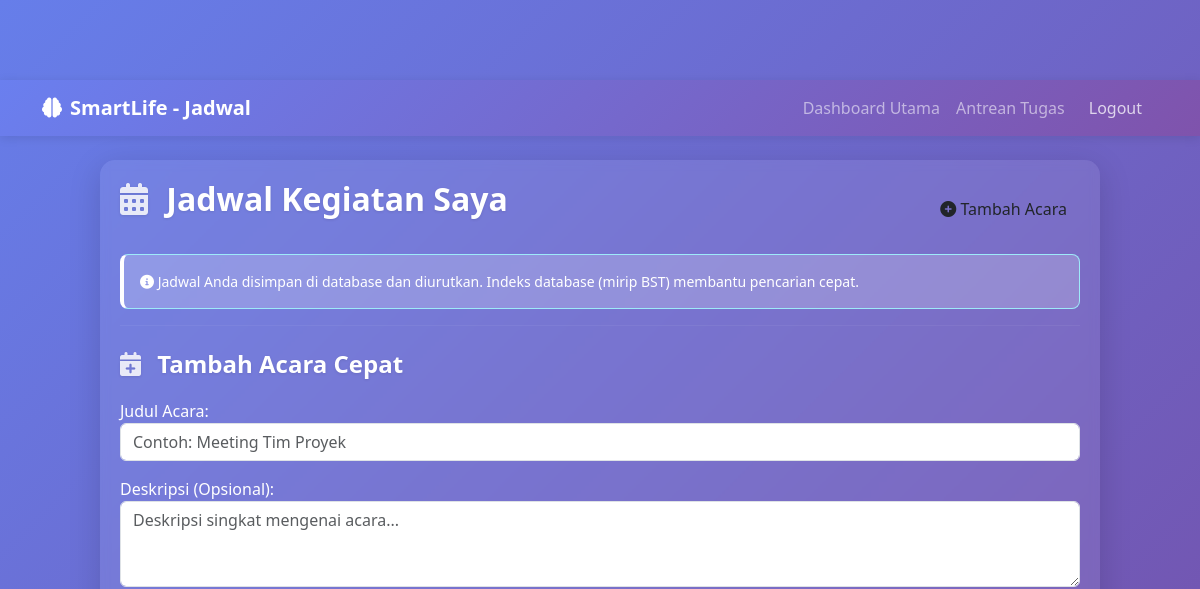
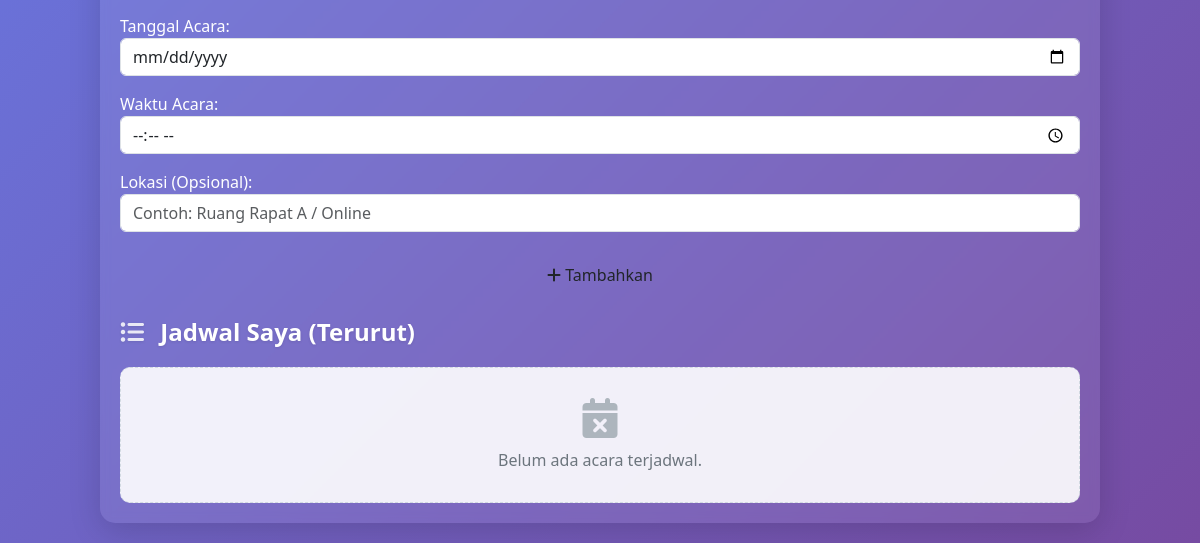
The page /jadwal-kegiatan/ (signed in) on the database as committed earlier (2 pictures, top to bottom).
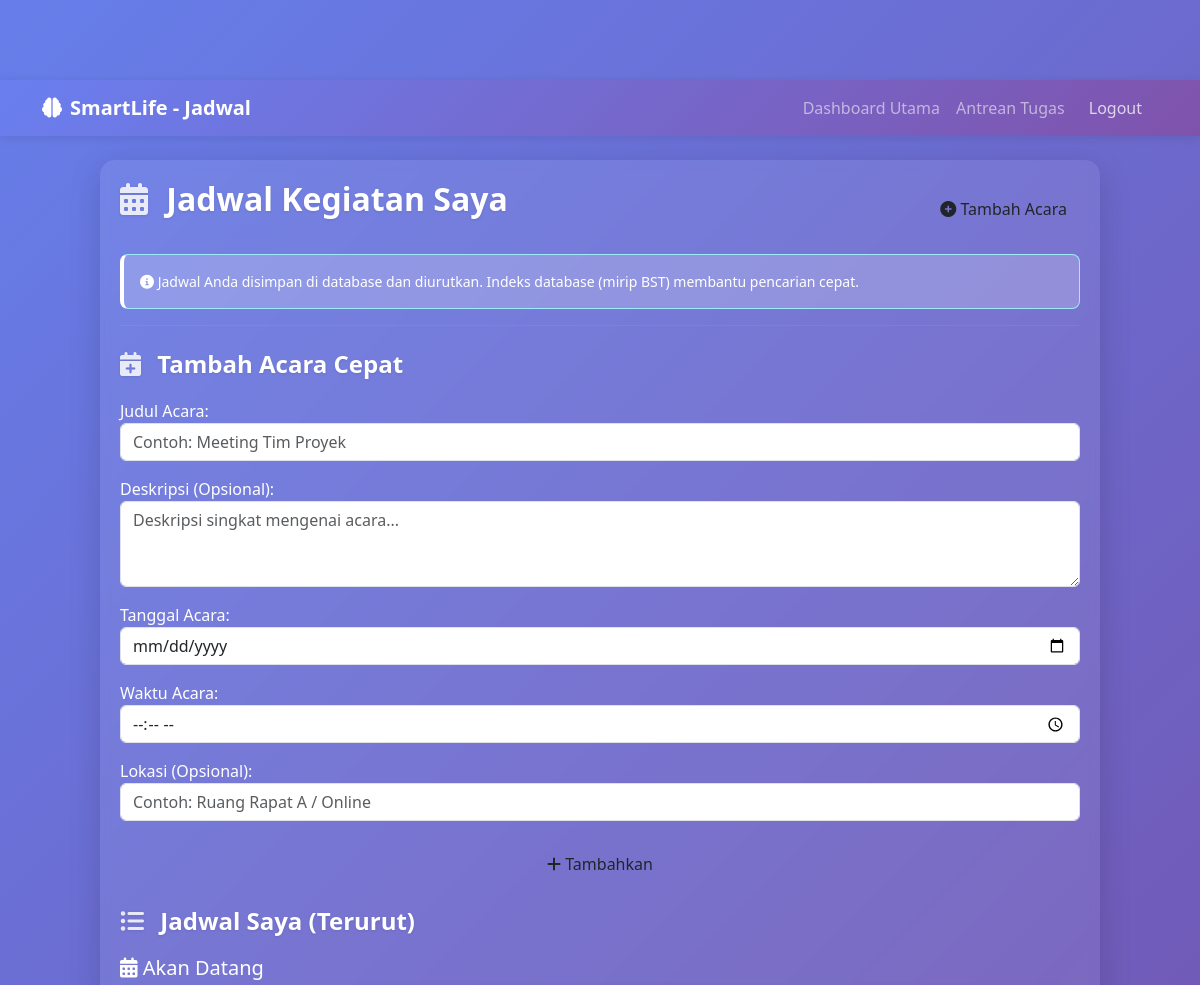
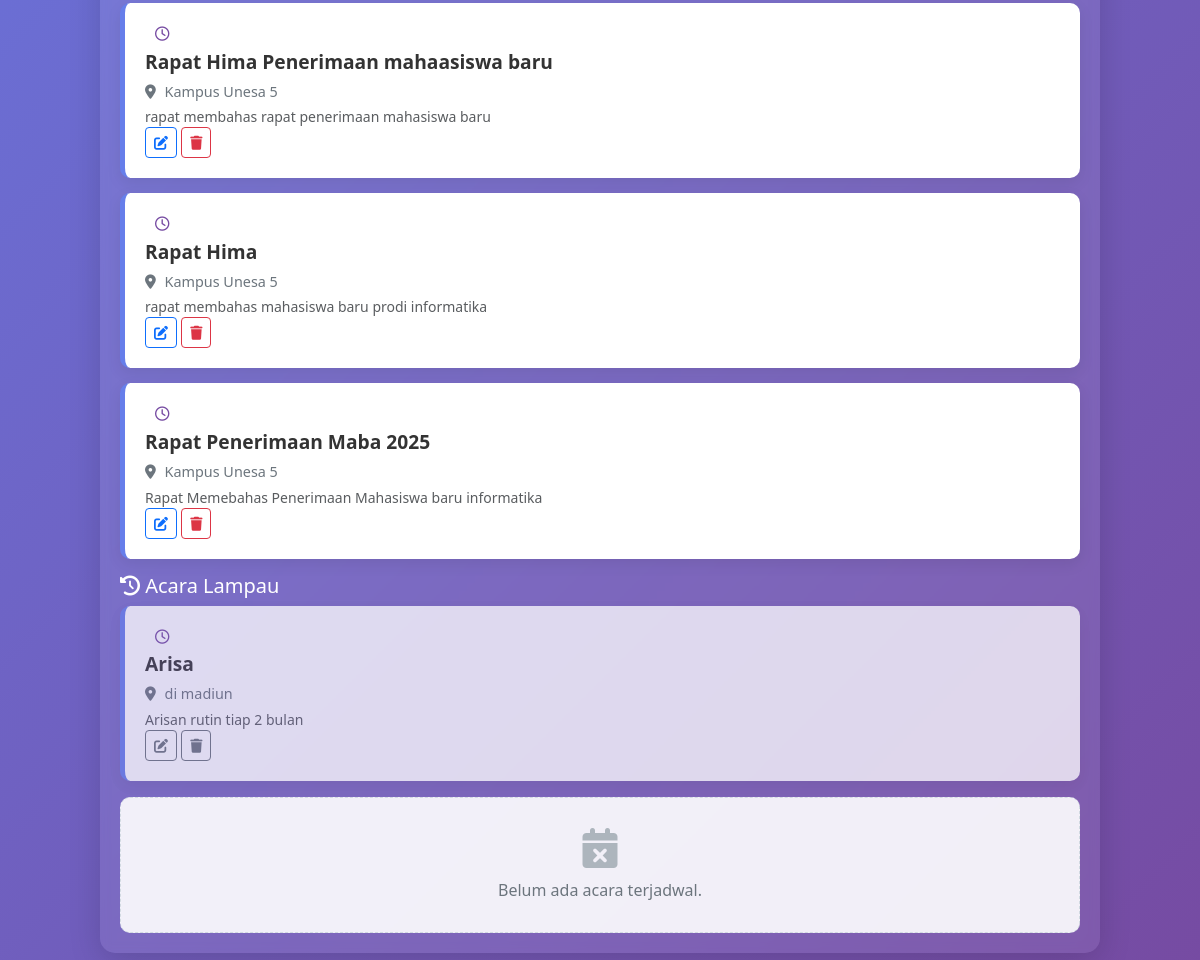
The same page on the database as committed later (2 pictures, top to bottom).
### schedule/models.py (models this page shows, shortened)
class Event(models.Model):
    user = models.ForeignKey(
        settings.AUTH_USER_MODEL,
        on_delete=models.CASCADE,
        related_name='schedule_events'  # related_name yang baik untuk akses dari objek user
    )
    title = models.CharField(max_length=200)
    description = models.TextField(blank=True, null=True)
    event_date = models.DateField()
    event_time = models.TimeField()
    location = models.CharField(max_length=200, blank=True, null=True)
    created_at = models.DateTimeField(default=timezone.now)  # Menggunakan timezone.now untuk datetime yang aware
    updated_at = models.DateTimeField(auto_now=True)
    class Meta:
        ordering = ['event_date', 'event_time']  # Urutkan berdasarkan tanggal dan waktu

### schedule/views.py (the view)
# urls.py: path('', views.schedule_list_view, name='schedule_list'),
@login_required
def schedule_list_view(request):
    if request.method == 'POST':
        form = EventForm(request.POST)
        if form.is_valid():
            event = form.save(commit=False)
            event.user = request.user
            event.save()
            messages.success(request, f"Acara '{event.title}' berhasil ditambahkan melalui form cepat.")
            return redirect('schedule:schedule_list')  # Redirect untuk membersihkan POST
        else:
            messages.error(request, "Gagal menambahkan acara melalui form cepat. Periksa input Anda.")
    else:
        form = EventForm()  # Form kosong untuk GET request atau jika POST gagal dan ingin form baru
    all_user_events = Event.objects.filter(user=request.user).order_by('event_date', 'event_time')
    today = date_obj.today()
    now_datetime = timezone.now()  # Waktu saat ini yang timezone-aware
    todays_events = []
    upcoming_events = []
    past_events = []
    for event in all_user_events:
        event_datetime_naive = datetime.combine(event.event_date, event.event_time)
        if timezone.is_naive(event_datetime_naive):
            event_datetime_aware = timezone.make_aware(event_datetime_naive, timezone.get_default_timezone())
        else:
            event_datetime_aware = event_datetime_naive
        if event.event_date == today:
            todays_events.append(event)
        elif event_datetime_aware > now_datetime:
            upcoming_events.append(event)
        else:
            past_events.append(event)
    context = {
        'title': 'Jadwal Kegiatan Saya',
        'form': form,  # Untuk form tambah cepat di halaman list
        'todays_events': todays_events,
        'upcoming_events': upcoming_events,
        'past_events': past_events,
        'struktur_data_info': "Jadwal Anda disimpan di database dan diurutkan. Indeks database (mirip BST) membantu pencarian cepat.",
        'today_date_display': today.strftime("%A, %d %B %Y")
    }
    return render(request, 'schedule/schedule_list_page.html', context)

### schedule/forms.py
class EventForm(forms.ModelForm):
    event_date = forms.DateField(
        widget=forms.DateInput(attrs={'type': 'date', 'class': 'form-control'}),
        label="Tanggal Acara"
    )
    event_time = forms.TimeField(
        widget=forms.TimeInput(attrs={'type': 'time', 'class': 'form-control'}),
        label="Waktu Acara"
    )
    title = forms.CharField(
        widget=forms.TextInput(attrs={'class': 'form-control', 'placeholder': 'Contoh: Meeting Tim Proyek'}),
        label="Judul Acara"
    )
    description = forms.CharField(
        widget=forms.Textarea(attrs={'class': 'form-control', 'rows': 3, 'placeholder': 'Deskripsi singkat mengenai acara...'}),
        required=False, # Deskripsi tidak wajib
        label="Deskripsi (Opsional)"
    )
    location = forms.CharField(
        widget=forms.TextInput(attrs={'class': 'form-control', 'placeholder': 'Contoh: Ruang Rapat A / Online'}),
        required=False, # Lokasi tidak wajib
        label="Lokasi (Opsional)"
    )
    class Meta:
        model = Event
        fields = ['title', 'description', 'event_date', 'event_time', 'location']

### templates/schedule/schedule_list_page.html (shortened to what this page needs)
{% load static %}
<!DOCTYPE html>
<html lang="id">
<head>
    <link href="https://cdnjs.cloudflare.com/ajax/libs/bootstrap/5.3.0/css/bootstrap.min.css" rel="stylesheet">
    <link href="https://cdnjs.cloudflare.com/ajax/libs/font-awesome/6.0.0/css/all.min.css" rel="stylesheet">
    <link rel="stylesheet" href="{% static 'css/schedule_styles.css' %}">
</head>
<body>
    <nav class="navbar navbar-expand-lg navbar-dark mb-4" style="background: linear-gradient(135deg, #6a7fef 0%, #7f53ac 100%); box-shadow: 0 2px 10px rgba(0,0,0,0.1);">
        <div class="container">
            <a class="navbar-brand fw-bold" href="{% url 'home' %}"> <i class="fas fa-brain me-2"></i>SmartLife - Jadwal
            </a>
            <div class="collapse navbar-collapse" id="navbarNavSchedule">
                <ul class="navbar-nav ms-auto">
                    {% if user.is_authenticated %}
                        <li class="nav-item">
                            <a class="nav-link" href="{% url 'users:dashboard' %}">Dashboard Utama</a>
                        </li>
                        <li class="nav-item">
                            <a class="nav-link" href="{% url 'tasks:task_queue' %}">Antrean Tugas</a>
                        </li>
                        <li class="nav-item">
                            <form action="{% url 'users:logout' %}" method="post" class="d-inline">
                                <button type="submit" class="btn btn-link nav-link" style="color: rgba(255,255,255,.75); text-decoration: none; background: none; border: none; padding: .5rem 1rem; cursor:pointer;">Logout</button>
                            </form>
                        </li>
                    {% else %}
                        <li class="nav-item">
                            <a class="nav-link" href="{% url 'users:login' %}">Login</a>
                        </li>
                    {% endif %}
                </ul>
            </div>
        </div>
    </nav>
    <div class="container schedule-page-container mt-4">
        <div class="d-flex justify-content-between align-items-center mb-3">
            <h2><i class="fas fa-calendar-alt"></i> {{ title|default:"Jadwal Kegiatan" }}</h2>
             <a href="{% url 'schedule:event_create' %}" class="btn btn-schedule-action"><i class="fas fa-plus-circle"></i> Tambah Acara</a>
        </div>
        {% if struktur_data_info %}
        <div class="alert alert-info small" role="alert">
            <i class="fas fa-info-circle"></i> {{ struktur_data_info }}
        </div>
        {% endif %}
        <hr class="mb-4" style="border-color: rgba(255,255,255,0.2);">
        <div class="row mb-4">
            <div class="col-12">
                 <div class="form-card"> <h4><i class="fas fa-calendar-plus"></i> Tambah Acara Cepat</h4>
                    <form method="post" action="{% url 'schedule:schedule_list' %}">
                        {{ form.as_p }}
                        <button type="submit" class="btn btn-schedule-action w-100 mt-2"><i class="fas fa-plus"></i> Tambahkan</button>
                    </form>
                </div>
            </div>
        </div>
        <div class="schedule-list-card"> <h4><i class="fas fa-list-ul"></i> Jadwal Saya (Terurut)</h4>
            {% if upcoming_events %}
                <h5 class="event-group-title"><i class="fas fa-calendar-alt"></i> Akan Datang</h5>
                {% for event in upcoming_events %}
                <div class="event-card">
                     <div class="event-info">
                        <div class="event-date-time">
                            <span class="event-time"><i class="far fa-clock"></i> {{ event.time|time:"H:i" }}</span>
                        </div>
                        <h5 class="event-title">{{ event.title }}</h5>
                        {% if event.location %}<p class="event-location mb-0"><i class="fas fa-map-marker-alt"></i> {{ event.location }}</p>{% endif %}
                        {% if event.description %}<p class="text-muted small mt-1 mb-0">{{ event.description|truncatewords:15 }}</p>{% endif %}
                    </div>
                     <div class="event-actions">
                        <a href="{% url 'schedule:event_update' event.id %}" class="btn btn-sm btn-outline-primary"><i class="fas fa-edit"></i></a>
                        <form action="{% url 'schedule:event_delete' event.id %}" method="post" class="d-inline">
                            <button type="submit" class="btn btn-sm btn-outline-danger" onclick="return confirm('Yakin ingin menghapus acara ini?');"><i class="fas fa-trash"></i></button>
                        </form>
                    </div>
                </div>
                {% endfor %}
            {% endif %}
            {% if past_events %}
                <h5 class="event-group-title"><i class="fas fa-history"></i> Acara Lampau</h5>
                {% for event in past_events %}
                <div class="event-card opacity-75">
                    <div class="event-info">
                        <div class="event-date-time">
                            <span class="event-time"><i class="far fa-clock"></i> {{ event.time|time:"H:i" }}</span>
                        </div>
                        <h5 class="event-title">{{ event.title }}</h5>
                        {% if event.location %}<p class="event-location mb-0"><i class="fas fa-map-marker-alt"></i> {{ event.location }}</p>{% endif %}
                        {% if event.description %}<p class="text-muted small mt-1 mb-0">{{ event.description|truncatewords:15 }}</p>{% endif %}
                    </div>
                     <div class="event-actions">
                        <a href="{% url 'schedule:event_update' event.id %}" class="btn btn-sm btn-outline-secondary"><i class="fas fa-edit"></i></a>
                        <form action="{% url 'schedule:event_delete' event.id %}" method="post" class="d-inline">
                            <button type="submit" class="btn btn-sm btn-outline-secondary" onclick="return confirm('Yakin ingin menghapus acara ini?');"><i class="fas fa-trash"></i></button>
                        </form>
                    </div>
                </div>
                {% endfor %}
            {% endif %}
            {% if not all_events %}
                <div class="no-events-message mt-3">
                    <i class="fas fa-calendar-times"></i>
                    Belum ada acara terjadwal.
                </div>
            {% endif %}
        </div>
    </div>
    </body>
</html>

### static/css/schedule_styles.css (style rules this page uses)
body { background: linear-gradient(135deg, #667eea 0%, #764ba2 100%); min-height: 100vh; font-family: 'Segoe UI', Tahoma, Geneva, Verdana, sans-serif; color: #333; padding-top: 80px; padding-bottom: 20px; }
.schedule-page-container { max-width: 1000px; margin: 0 auto; padding: 20px; background-color: rgba(255, 255, 255, 0.08); backdrop-filter: blur(5px); border-radius: 15px; box-shadow: 0 8px 32px rgba(0,0,0,0.15); color: #fff; }
.schedule-page-container h2, .schedule-page-container h4 { color: #ffffff; font-weight: 600; margin-bottom: 20px; text-shadow: 0 1px 3px rgba(0,0,0,0.1); }
.schedule-page-container h2 i, .schedule-page-container h4 i { margin-right: 10px; color: rgba(255, 255, 255, 0.85); }
.schedule-page-container .alert-info { background-color: rgba(255, 255, 255, 0.2); border-left: 4px solid #fff; color: #fff; border-radius: 8px; }
.event-card { background: #fff; color: #333; border-radius: 10px; margin-bottom: 15px; padding: 20px; box-shadow: 0 5px 15px rgba(0,0,0,0.08); border-left: 5px solid #667eea; }
.event-card .event-date-time { font-size: 0.9rem; color: #555; margin-bottom: 5px; }
.event-card .event-date-time .event-time { font-weight: bold; color: #764ba2; margin-left: 10px; }
.event-card .event-title { font-size: 1.2rem; font-weight: 600; color: #333; margin-bottom: 8px; }
.event-card .event-location { font-size: 0.9rem; color: #6c757d; }
.event-card .event-location i { margin-right: 5px; }
.no-events-message { background-color: rgba(255, 255, 255, 0.9); color: #6c757d; padding: 30px; border-radius: 10px; text-align: center; border: 1px dashed #d1d9e1; }
.no-events-message i { font-size: 2.5rem; margin-bottom: 10px; display: block; color: #adb5bd; }

Rows that differ between the two databases and show on the page:
added Event: title "Rapat Hima Penerimaan mahaasiswa baru", location "Kampus Unesa 5", description "rapat membahas rapat penerimaan mahasiswa baru", shown under "Akan Datang"
added Event: title "Rapat Hima", location "Kampus Unesa 5", description "rapat membahas mahasiswa baru prodi informatika", shown under "Akan Datang"
added Event: title "Rapat Penerimaan Maba 2025", location "Kampus Unesa 5", description "Rapat Memebahas Penerimaan Mahasiswa baru informatika", shown under "Akan Datang"
added Event: title "Arisa", location "di madiun", description "Arisan rutin tiap 2 bulan", shown under "Acara Lampau"
Other text that changed with them:
text now shown: "Akan Datang Acara Lampau"
